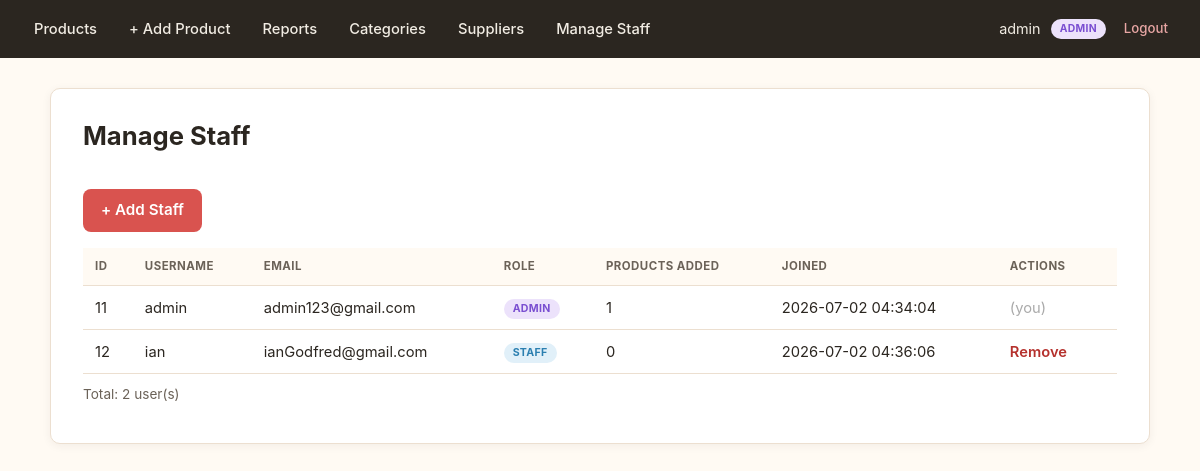
The app's page /users.php (signed in) with its own data.
### tables this page shows
CREATE TABLE `users` (
  `id` int(11) NOT NULL,
  `username` varchar(50) NOT NULL,
  `email` varchar(100) NOT NULL,
  `password_hash` varchar(255) NOT NULL,
  `role` enum('admin','staff') DEFAULT 'staff',
  `created_at` timestamp NOT NULL DEFAULT current_timestamp()
);

### users.php (the view, shortened to what this page needs)
<?php
require_once 'config.php';
$sql = "SELECT u.*, COUNT(p.id) AS product_count
        FROM users u
        LEFT JOIN products p ON u.id = p.added_by
        GROUP BY u.id
        ORDER BY u.created_at ASC";
$users = $conn->query($sql);
?>
<!DOCTYPE html>
<html>
<head>
    <link rel="stylesheet" href="style.css">
</head>
<body>
    <?php include 'navbar.php'; ?>
    <div class="container">
        <h1>Manage Staff</h1>
        <p><a href="register.php" class="btn">+ Add Staff</a></p>
        <table>
            <tr>
                <th>ID</th>
                <th>Username</th>
                <th>Email</th>
                <th>Role</th>
                <th>Products Added</th>
                <th>Joined</th>
                <th>Actions</th>
            </tr>
            <?php while ($u = $users->fetch_assoc()): ?>
                <tr>
                    <td><?= $u['id'] ?></td>
                    <td><?= htmlspecialchars($u['username']) ?></td>
                    <td><?= htmlspecialchars($u['email']) ?></td>
                    <td><span class="badge <?= $u['role'] === 'admin' ? 'badge-admin' : 'badge-staff' ?>"><?= htmlspecialchars($u['role']) ?></span></td>
                    <td><?= $u['product_count'] ?></td>
                    <td><?= $u['created_at'] ?></td>
                    <td class="actions">
                        <?php if ((int)$u['id'] !== (int)$_SESSION['user_id']): ?>
                            <a href="users.php?remove=<?= $u['id'] ?>">Remove</a>
                        <?php else: ?>
                            <span style="color:#aaa;">(you)</span>
                        <?php endif; ?>
                    </td>
                </tr>
            <?php endwhile; ?>
        </table>
        <p class="count">Total: <?= $users->num_rows ?> user(s)</p>
    </div>
</body>
</html>

### style.css (style rules this page uses)
:root { --brand: #d9534f; --brand-dark: #b5312d; --brand-light: #fdeceb; --ink: #2b2620; --ink-soft: #6b6258; --paper: #fffaf3; --card: #ffffff; --border: #ecdfd0; --success: #2f8f4e; --success-bg: #eaf7ee; --warn: #b8860b; --warn-bg: #fff6e0; --admin: #7a4fd1; --staff: #2b7fb0; --radius: 10px; --shadow: 0 2px 10px rgba(43, 38, 32, 0.06); --shadow-hover: 0 6px 18px rgba(43, 38, 32, 0.12); }
* { box-sizing: border-box; }
body { margin: 0; background: var(--paper); color: var(--ink); font-family: -apple-system, BlinkMacSystemFont, "Segoe UI", Roboto, "Helvetica Neue", Arial, sans-serif; line-height: 1.5; }
h1 { font-size: 1.6em; margin: 0 0 18px; color: var(--ink); }
a { color: var(--brand-dark); text-decoration: none; }
.container { max-width: 1100px; margin: 30px auto; background: var(--card); border: 1px solid var(--border); border-radius: var(--radius); box-shadow: var(--shadow); padding: 28px 32px; }
button[type="submit"], .btn { display: inline-block; margin-top: 16px; padding: 10px 18px; background: var(--brand); color: #fff; border: none; border-radius: 8px; font-size: 0.95em; font-weight: 600; text-decoration: none; text-align: center; transition: background 0.15s ease; }
.count { color: var(--ink-soft); font-size: 0.85em; margin: 10px 0; }
table { width: 100%; border-collapse: collapse; margin-top: 10px; font-size: 0.92em; }
th, td { text-align: left; padding: 10px 12px; border-bottom: 1px solid var(--border); }
th { background: var(--paper); color: var(--ink-soft); font-size: 0.78em; text-transform: uppercase; letter-spacing: 0.04em; font-weight: 700; }
td.actions a { margin-right: 12px; font-weight: 600; }
.badge { display: inline-block; padding: 2px 9px; border-radius: 999px; font-size: 0.72em; font-weight: 700; text-transform: uppercase; letter-spacing: 0.03em; }
.badge-admin { background: #ece2fb; color: var(--admin); }
.badge-staff { background: #e1f0f9; color: var(--staff); }

### records on screen
users: id "11", username "admin", email "admin123@gmail.com", role "ADMIN", product_count "1", created_at "2026-07-02 04:34:04", shows "(you)"
users: id "12", username "ian", email "ianGodfred@gmail.com", role "STAFF", product_count "0", created_at "2026-07-02 04:36:06"

### other values on screen
getUsername() "admin"
$_SESSION['role'] "ADMIN"
$users->num_rows "2"
